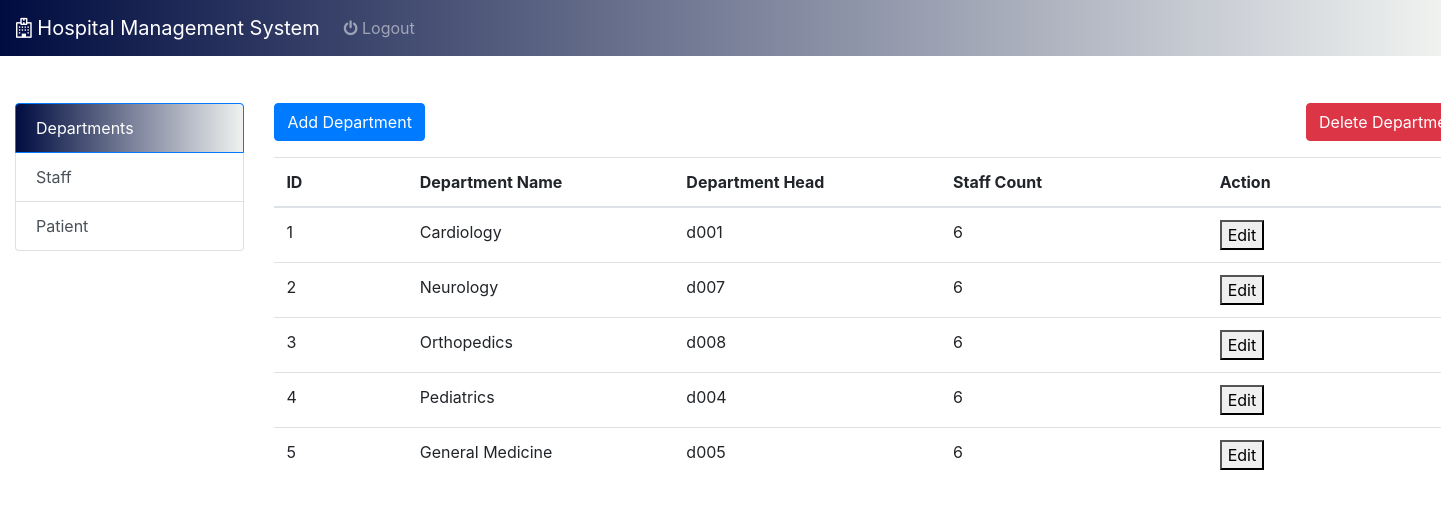
/admin_dashboard.php (signed in), run on the app's committed database.
### tables this page shows
CREATE TABLE `department` (
  `dept_id` int(11) NOT NULL,
  `dept_name` varchar(50) NOT NULL,
  `dept_head` varchar(50) DEFAULT NULL,
  `staff_count` int(11) DEFAULT NULL,
  `created_at` timestamp NOT NULL DEFAULT current_timestamp(),
  `updated_at` timestamp NOT NULL DEFAULT current_timestamp() ON UPDATE current_timestamp()
);

### admin_func.php (the view, shortened to what this page needs)
<?php
include 'config.php';
function displayDepartmentsTable()
{
    global $con;
    $sql = "SELECT d.dept_id, d.dept_name, d.dept_head, COUNT(s.user_id) AS staff_count
            FROM Department d
            LEFT JOIN Staff s ON d.dept_id = s.dept_id
            GROUP BY d.dept_id";
    $result = $con->query($sql);
    if ($result) {
        if ($result->num_rows > 0) {
            while ($row = $result->fetch_assoc()) {
                echo "<tr>";
                echo "<td>" . htmlspecialchars($row['dept_id']) . "</td>";
                echo "<td>" . htmlspecialchars($row['dept_name']) . "</td>";
                echo "<td>" . htmlspecialchars($row['dept_head'] ? $row['dept_head'] : 'N/A') . "</td>";
                echo "<td>" . htmlspecialchars($row['staff_count'] ? $row['staff_count'] : '0') . "</td>";
                echo "<td><button onclick='showEditModal(" . $row['dept_id'] . ")'>Edit</button></td>";
                echo "</tr>";
            }
        } else {
            echo "<tr><td colspan='5'>No departments found.</td></tr>";
        }
    } else {
        echo "<tr><td colspan='5'>Error: " . mysqli_error($con) . "</td></tr>";
    }
}

### admin_dashboard.php (shortened to what this page needs)
<?php
include 'config.php';
include 'admin_func.php';
?>
<!DOCTYPE html>
<html lang="en">
<head>
    <link rel="stylesheet" href="css/dashboard_style.css">
    <link rel="stylesheet" href="https://stackpath.bootstrapcdn.com/bootstrap/4.3.1/css/bootstrap.min.css">
    <link rel="stylesheet" href="https://cdnjs.cloudflare.com/ajax/libs/font-awesome/4.7.0/css/font-awesome.min.css">
</head>
<body style="padding-top: 50px;">
    <nav class="navbar navbar-expand-lg navbar-dark bg-primary fixed-top">
        <a class="navbar-brand" href="#">
            <i class="fa fa-hospital-o"></i> Hospital Management System</a>
        <div class="collapse navbar-collapse" id="navbarSupportedContent">
            <ul class="navbar-nav mr-auto">
                <li class="nav-item">
                    <a class="nav-link" href="logout.php"><i class="fa fa-power-off" aria-hidden="true"></i> Logout</a>
                </li>
                <li class="nav-item">
                    <a class="nav-link" href="#"></a>
                </li>
            </ul>
        </div>
    </nav>
    <div class="container-fluid" style="margin-top: 10px;">
        <div class="row">
            <div class="col-md-4" style="max-width:18%;margin-top: 3%;">
                <div class="list-group" id="list-tab" role="tablist">
                    <a class="list-group-item list-group-item-action active" href="#list-dept" data-toggle="list">Departments</a>
                    <a class="list-group-item list-group-item-action" href="#list-staff" data-toggle="list">Staff</a>
                    <a class="list-group-item list-group-item-action" href="#list-patient" data-toggle="list">Patient</a>
                </div>
            </div>
            <div class="col-md-8" style="margin-top: 3%;">
                <div class="tab-content" id="nav-tabContent" style="width: 1200px;">
                    <div class="tab-pane fade show active" id="list-dept">
                        <div class="d-flex justify-content-between mb-3">
                            <button class="btn btn-primary" onclick="showAddModal()">Add Department</button>
                            <button class="btn btn-danger" onclick="showDeleteModal()">Delete Department</button>
                        </div>
                        <table class="table table-hover" id="deptViewTable">
                            <thead>
                                <tr>
                                    <th style="width: 10%;">ID</th>
                                    <th style="width: 20%;">Department Name</th>
                                    <th style="width: 20%;">Department Head</th>
                                    <th style="width: 20%;">Staff Count</th>
                                    <th style="width: 20%;">Action</th>
                                </tr>
                            </thead>
                            <tbody>
                                <?php displayDepartmentsTable(); ?>
                            </tbody>
                        </table>
                    </div>
                </div>
            </div>
        </div>
    </div>
</body>
</html>

### css/dashboard_style.css (style rules this page uses)
.bg-primary { background: linear-gradient(to right, #000C40, #F0F2F0); }
.list-group-item.active { background: linear-gradient(to right, #000C40, #F0F2F0); border-color: #c3c3c3; }

### data on the page
department: dept_id "1", dept_name "Cardiology", dept_head "d001", staff_count "6"
department: dept_id "2", dept_name "Neurology", dept_head "d007", staff_count "6"
department: dept_id "3", dept_name "Orthopedics", dept_head "d008", staff_count "6"
department: dept_id "4", dept_name "Pediatrics", dept_head "d004", staff_count "6"
department: dept_id "5", dept_name "General Medicine", dept_head "d005", staff_count "6"
